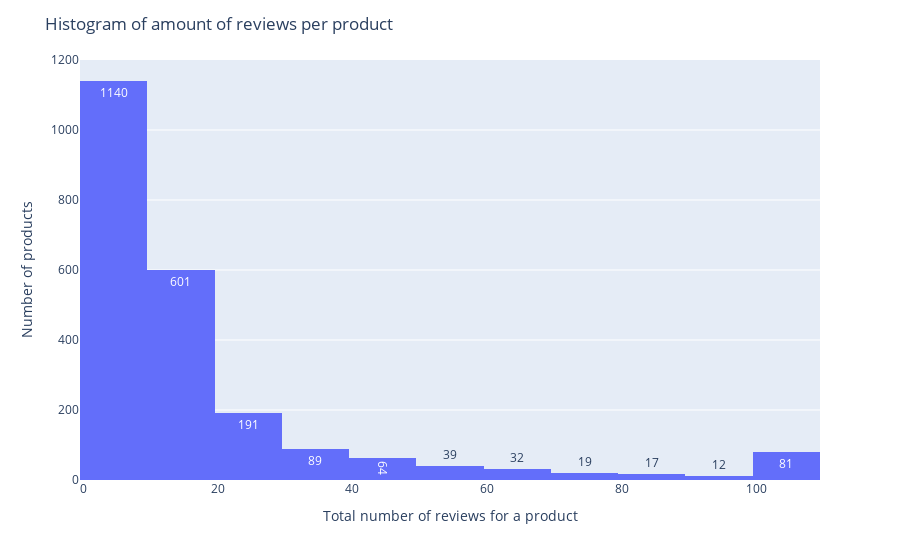

The notebook cell this image was saved under:
### Markdown cell above
## Feature understanding
Since reviews is the main variable being evaluated, how are they spread across the dataset?

### Code cell
summary_df = df['asin'].value_counts()
# Grouping thresholds
low_threshold = 5
high_threshold = 100
data = summary_df.values
data = np.where(data < low_threshold, low_threshold, data)
data = np.where(data > high_threshold, high_threshold, data)

fig = px.histogram(data, nbins=10, text_auto=True)
# Alternatively a boxplot
#fig = px.box(summary_df)

fig.update_layout(title = f"Histogram of amount of reviews per product", 
xaxis_title="Total number of reviews for a product",
yaxis_title="Number of products",
#font=dict(family="Verdana, monospace", size=14, color="Black"),
showlegend=False,
#legend=dict(orientation="h", yanchor="bottom", y=1.02, xanchor="right", x=1),
#legend_title="Category",
)

fig.show()
# The absolute majority of product have less than 50 reviews.

### Figure 1 — Plotly figure (JSON) as saved in the notebook; plotly's stock layout.template omitted (floating-point values rounded to 4 significant figures; data arrays with more than 128 entries replaced by an {"elided": "..."} marker saying what was removed)
{"data": [{"alignmentgroup": "True", "bingroup": "x", "hovertemplate": "variable=0<br>value=%{x}<br>count=%{y}<extra></extra>", "legendgroup": "0", "marker": {"color": "#636efa", "pattern": {"shape": ""}}, "name": "0", "nbinsx": 10, "offsetgroup": "0", "orientation": "v", "showlegend": true, "texttemplate": "%{value}", "type": "histogram", "x": {"elided": "2285 int values"}, "xaxis": "x", "yaxis": "y"}], "layout": {"barmode": "relative", "legend": {"title": {"text": "variable"}, "tracegroupgap": 0}, "margin": {"t": 60}, "showlegend": false, "title": {"text": "Histogram of amount of reviews per product"}, "xaxis": {"anchor": "y", "domain": [0, 1], "title": {"text": "Total number of reviews for a product"}}, "yaxis": {"anchor": "x", "domain": [0, 1], "title": {"text": "Number of products"}}}}
